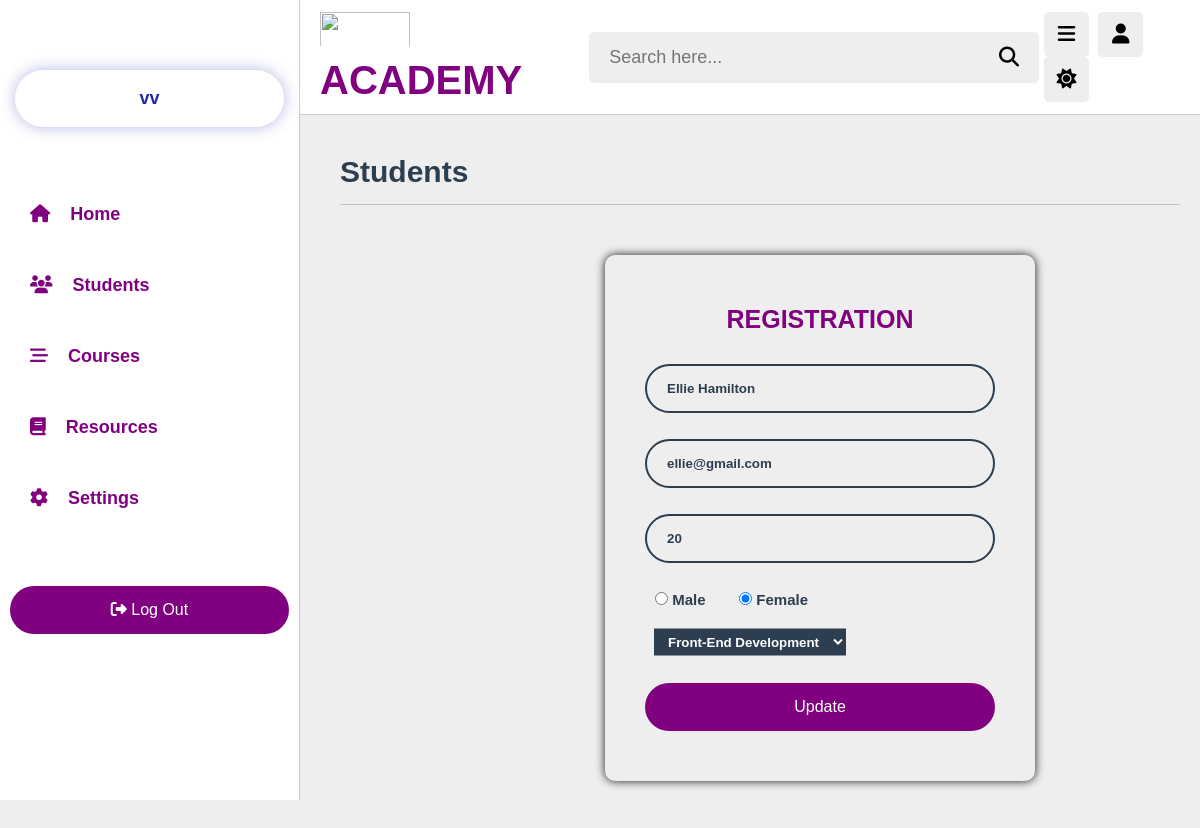
The page /update.php?id=2 (signed in) on the database its author committed.
### tables this page shows
CREATE TABLE `students` (
  `id` int(11) NOT NULL,
  `name` varchar(100) NOT NULL,
  `email` varchar(200) NOT NULL,
  `age` varchar(50) NOT NULL,
  `gender` varchar(50) NOT NULL,
  `course` varchar(50) NOT NULL
);

### update.php (the view, shortened to what this page needs)
<?php
include 'config.php';
if (isset($_GET['id'])){
    $id=$_GET ['id'];
    $query="SELECT *FROM students where id='$id'";
    $result=mysqli_query($conn, $query);
    if(mysqli_num_rows($result)>0) {
        $row=mysqli_fetch_assoc($result);
        }
    else {
        $row="";
    }
}
?>
<!DOCTYPE html>
<html lang="en">
<head>
    <link rel="stylesheet" href="https://cdnjs.cloudflare.com/ajax/libs/font-awesome/6.4.0/css/all.min.css">
    <link rel="stylesheet" href="admin_style.css">
    <link rel="stylesheet" href="students.css">
</head>
<body>
    <?php include 'admin_header.php';?>
    <section class="students">
    <h1 class="heading"> Students </h1>
    <div class="form">
        <form action="" method="post" class="studentsreg">
            <p class="registration"> Registration </p>
            <div class="input-box">
                <input type="text" placeholder="Name" name="name" value="<?php if(isset($row)){echo $row['name'];} ?>">
            </div>
            <div class="input-box">
                <input type="email" placeholder="Email" name="email" value="<?php if(isset($row)){echo $row['email'];} ?>">
            </div>
            <div class="input-box">
                <input type="number" placeholder="Age" name="age" value="<?php if(isset($row)){echo $row['age'];} ?>">
            </div>
            <div class="radio-group">
                <label class="radio">
                    <input type="radio" name="gender" value="male" <?php if($row["gender"]=='male') { echo "checked";} ?>
                    > Male
                </label>
                <label class="radio">
                    <input type="radio" name="gender" value="female" <?php if($row["gender"]=='female') { echo "checked";} ?>
                           > Female
                </label>
            </div>
            <div class="input-box">
                <select class="" name="course">
                    <option value="front-end-development"
                            <?php
                            if($row["course"]=='front-end-development')
                            {
                                echo "selected";
                            }
                            ?>
                            >Front-End Development </option>
                </select>
            </div>
            <div class="input-btn">
                <input type="submit" name="update" value="Update">
            </div>
        </form>
    </div>
    </section>
</body>
</html>

### admin_style.css (style rules this page uses)
:root { --main-color: #8e44ad; --red: #e74c3c; --oragen: #f39c12; --white: #fff; --black: #2c3e50; --light-color: #888; --light-bg: #eee; --border: .1rem solid rgba(0, 0, 0, .2); }
* { font-family: arial; margin: 0; padding: 0; box-sizing: border-box; outline: none; border: none; text-decoration: none; }
html { font-size: 10px; overflow-x: hidden; }
body { padding-bottom: 9rem; background-color: #eee; padding-left: 30rem; }
section { padding: 2rem; margin: 0 auto; max-width: 1200px; }
.heading { font-size: 3rem; color: #2c3e50; text-transform: capitalize; padding-bottom: 1.5rem; margin-top: 2rem; margin-left: 2rem; margin-bottom: 3rem; border-bottom: .1rem solid rgba(0, 0, 0, .2); }
* { margin: 0; padding: 0; box-sizing: border-box; }
body { font-family: sans-serif; font-size: 1.5rem; }
.form { align-content: center; align-items: center; margin: 50px; margin-left: 285px; width: 50%; min-height: 50px; border-radius: 10px; padding: 50px 40px; box-shadow: 0 0 10px rgba(0, 0, 0, .9); }
.form .registration { color: purple; font-weight: 700; font-size: 25px; text-align: center; margin-bottom: 30px; display: block; text-transform: uppercase; }
.form .studentsreg .input-box { width: 100%; height: 50px; margin-bottom: 25px; }
.form .studentsreg .input-box input { color: #2c3e50; font-weight: 600; width: 100%; border: 2.5px solid #2c3e50; padding: 15px 20px; border-radius: 40px; background: transparent; outline: none; transition: .3s; }
.radio { font-size: 1.5rem; font-weight: 550; display: inline-block; vertical-align: middle; color: #2c3e50; margin-left: 1rem; width: 7rem; }
select { position: relative; transform: translate(-50%, -50%); top: 3rem; margin-left: 10.5rem; cursor: pointer; background-color: #2c3e50; color: white; padding: .5rem 1rem; font-weight: 600; margin-top: .4rem; }
input[type='submit'] { background: purple; color: white; border: none; padding: 1.5rem; border-radius: 5rem; width: 100%; font-size: 16px; cursor: pointer; transition: .1s linear; font-family: arial }

### rows shown on the page
students: name "Ellie Hamilton", email "ellie@gmail.com", age "20", gender "☐ Male", gender "☑ Female", course "Front-End Development"

### other values the page prints
$_SESSION['fullname'] "vv"
